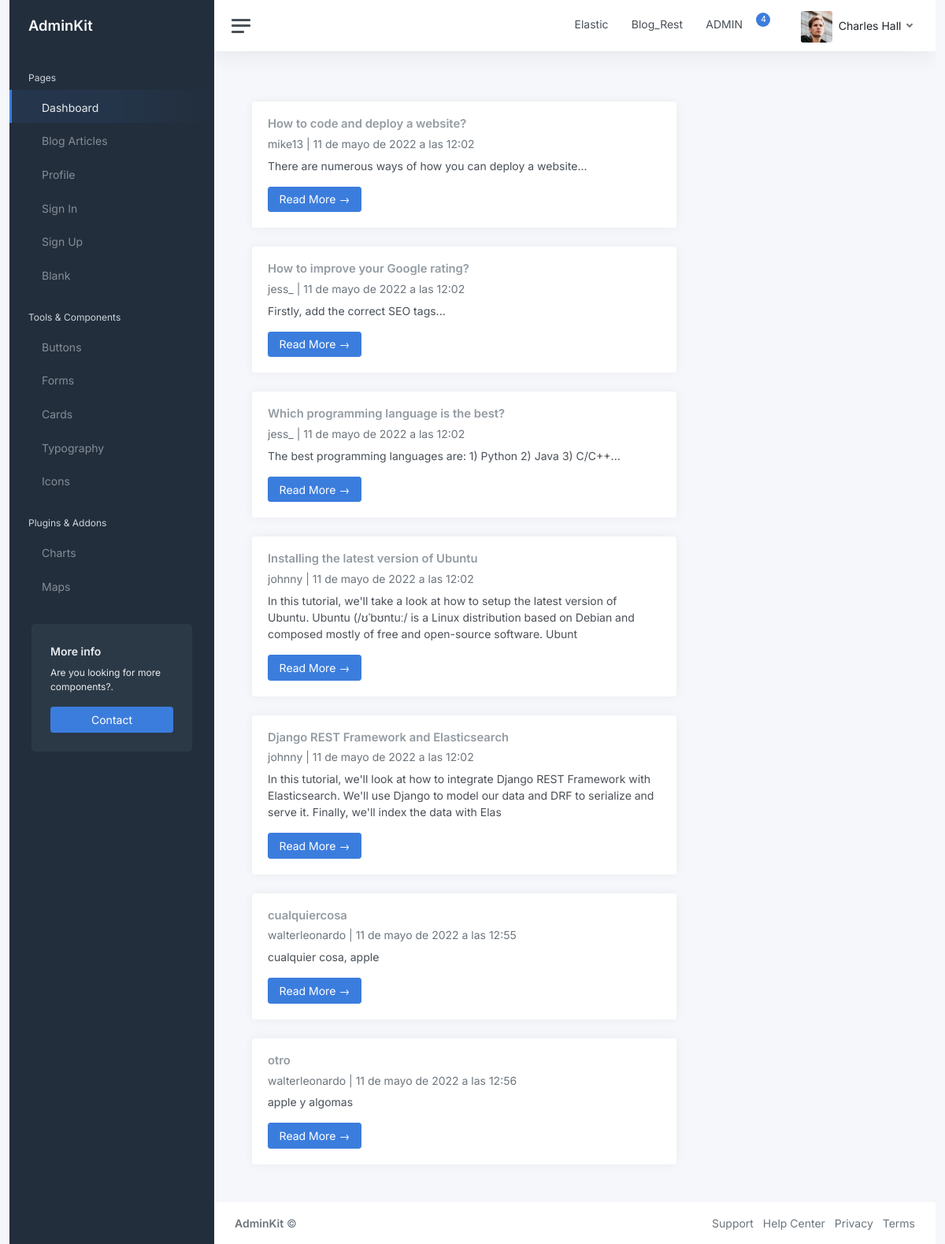
Page /blog_articles/ on the committed database.
### blog/models.py (models this page shows, shortened)
class Article(models.Model):
    title = models.CharField(max_length=256)
    author = models.ForeignKey(to=User, on_delete=models.CASCADE)
    type = models.CharField(max_length=2, choices=ARTICLE_TYPES, default='UN')
    categories = models.ManyToManyField(to=Category, blank=True, related_name='categories')
    content = models.TextField()
    created_datetime = models.DateTimeField(auto_now_add=True)
    updated_datetime = models.DateTimeField(auto_now=True)

### landing/views.py (the view)
# urls.py: path('blog_articles/', views.blog_articles, name='blog_articles'),
def blog_articles(request):
    queryset = Article.objects.all()
    template_name = 'landing/blog_articles.html'
    context = {'blog_articles': queryset}
    return render(request, template_name, context)

### landing/templates/landing/blog_articles.html (shortened to what this page needs)
{% extends "base.html" %}
{% load static %}
{% block content %}
			<main class="content">
				<div class="container-fluid p-0">
					<div class="row">
						<div class="col-md-8 mt-3 left">
							{% for post in blog_articles %}
							<div class="card mb-4">
								<div class="card-body">
									<h2 class="card-title">{{ post.title }}</h2>
									<p class="card-text text-muted h6">{{ post.author }} | {{ post.created_datetime}} </p>
									<p class="card-text">{{post.content|slice:":200" }}</p>
									<a href="{% url 'blog_article_detail' post.pk  %}" class="btn btn-primary">Read More &rarr;</a>
								</div>
							</div>
							{% endfor %}
						</div>
					</div>
				</div>
			</main>
			{% endblock %}

### rows in the picture
Article: title "How to code and deploy a website?", author "mike13", created_datetime "11 de mayo de 2022 a las 12:02", content "There are numerous ways of how you can deploy a website..."
Article: title "How to improve your Google rating?", author "jess_", created_datetime "11 de mayo de 2022 a las 12:02", content "Firstly, add the correct SEO tags..."
Article: title "Which programming language is the best?", author "jess_", created_datetime "11 de mayo de 2022 a las 12:02", content "The best programming languages are: 1) Python 2) Java 3) C/C++..."
Article: title "Installing the latest version of Ubuntu", author "johnny", created_datetime "11 de mayo de 2022 a las 12:02", content "In this tutorial, we'll take a look at how to setup the latest version of Ubuntu. Ubuntu (/ʊˈbʊntuː/ is a Linux distribution based on Debian and composed mostly of free and open-source software. Ubunt"
Article: title "Django REST Framework and Elasticsearch", author "johnny", created_datetime "11 de mayo de 2022 a las 12:02", content "In this tutorial, we'll look at how to integrate Django REST Framework with Elasticsearch. We'll use Django to model our data and DRF to serialize and serve it. Finally, we'll index the data with Elas"
Article: title "cualquiercosa", author "walterleonardo", created_datetime "11 de mayo de 2022 a las 12:55", content "cualquier cosa, apple"
Article: title "otro", author "walterleonardo", created_datetime "11 de mayo de 2022 a las 12:56", content "apple y algomas"
